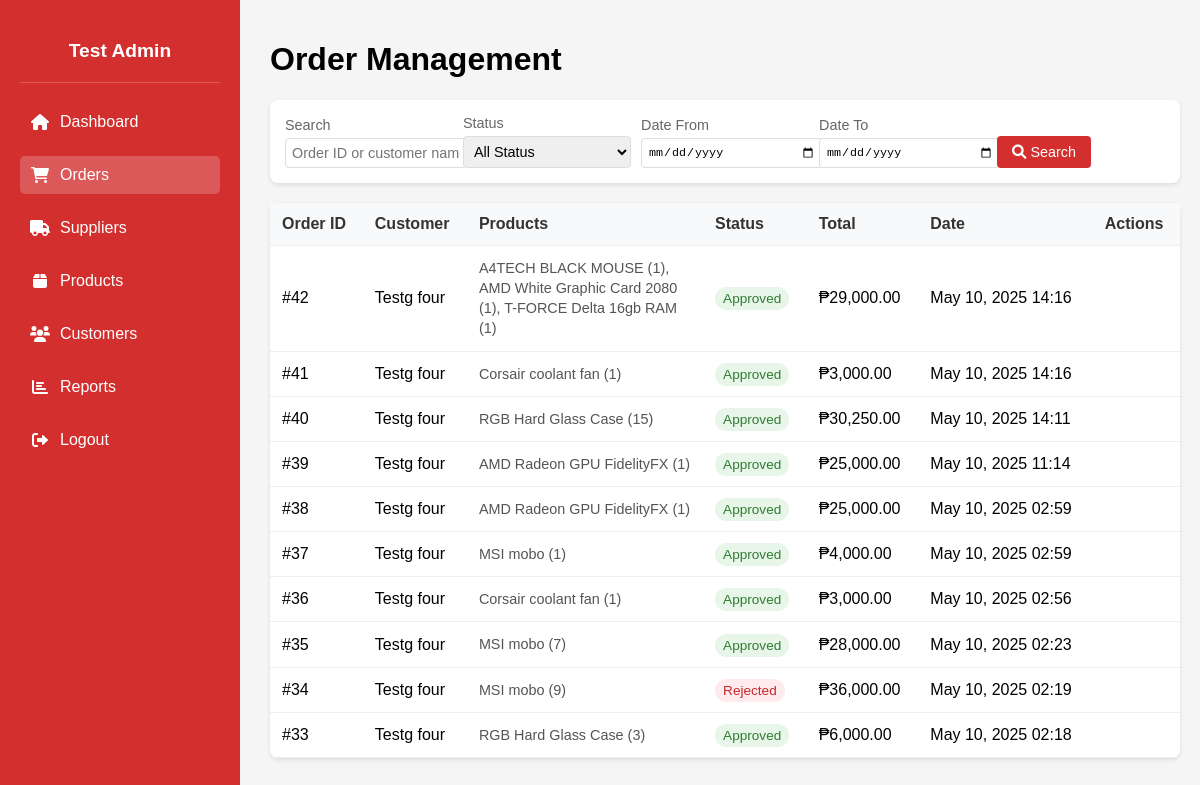
The app's page /Admin_orders.php with its own data.
### tables this page shows
CREATE TABLE `orders` (
  `PK_ORDER_ID` int(11) NOT NULL,
  `FK1_CUSTOMER_ID` int(11) NOT NULL,
  `FK2_PAYMENT_ID` int(11) NOT NULL,
  `FK3_USER_ID` int(11) NOT NULL,
  `TOTAL_PRICE` decimal(10,2) NOT NULL,
  `ORDER_DATE` datetime NOT NULL DEFAULT current_timestamp(),
  `LINE_TOTAL` decimal(10,2) NOT NULL,
  `UPDATE_DATE` datetime DEFAULT NULL,
  `STATUS` enum('Pending','Approved','Rejected') DEFAULT 'Pending'
);

CREATE TABLE `customer` (
  `PK_CUSTOMER_ID` int(11) NOT NULL,
  `L_NAME` varchar(30) NOT NULL,
  `F_NAME` varchar(30) NOT NULL,
  `EMAIL` varchar(255) NOT NULL,
  `PASSWORD_HASH` varchar(255) NOT NULL,
  `CUSTOMER_ADDRESS` varchar(255) NOT NULL,
  `PHONE_NUM` char(15) NOT NULL,
  `CREATED_AT` datetime NOT NULL DEFAULT current_timestamp(),
  `UPDATE_AT` datetime NOT NULL,
  `PROFILE_PIC` varchar(255) DEFAULT 'default.png'
);

### Admin_orders.php (the view, shortened to what this page needs)
<?php
include 'db_connect.php';
$admin_id = $_SESSION['user_id'];
$adminQuery = $conn->prepare("SELECT CONCAT(F_NAME, ' ', L_NAME) as full_name FROM users WHERE PK_USER_ID = ?");
$adminQuery->bind_param("i", $admin_id);
$adminQuery->execute();
$adminResult = $adminQuery->get_result();
$adminName = $adminResult->num_rows > 0 ? $adminResult->fetch_assoc()['full_name'] : 'Test Admin';
$items_per_page = 10;
$page = isset($_GET['page']) ? (int)$_GET['page'] : 1;
$offset = ($page - 1) * $items_per_page;
$search = isset($_GET['search']) ? $_GET['search'] : '';
$status_filter = isset($_GET['status']) ? $_GET['status'] : 'all';
$date_from = isset($_GET['date_from']) ? $_GET['date_from'] : '';
$date_to = isset($_GET['date_to']) ? $_GET['date_to'] : '';
$sql = "SELECT o.PK_ORDER_ID, c.F_NAME, c.L_NAME, o.STATUS, o.TOTAL_PRICE, o.ORDER_DATE,
        GROUP_CONCAT(CONCAT(p.PROD_NAME, ' (', od.QTY, ')') SEPARATOR ', ') as products
        FROM orders o
        JOIN customer c ON o.FK1_CUSTOMER_ID = c.PK_CUSTOMER_ID
        JOIN order_detail od ON o.PK_ORDER_ID = od.FK2_ORDER_ID
        JOIN products p ON od.FK1_PRODUCT_ID = p.PK_PRODUCT_ID
        WHERE 1=1";
$sql .= " GROUP BY o.PK_ORDER_ID, c.F_NAME, c.L_NAME, o.STATUS, o.TOTAL_PRICE, o.ORDER_DATE";
$sql .= " ORDER BY o.ORDER_DATE DESC LIMIT ? OFFSET ?";
$stmt = $conn->prepare($sql);
$types = "";
$params = array();
$types .= "ii";
$params[] = $items_per_page;
$params[] = $offset;
if (!empty($params)) {
    $stmt->bind_param($types, ...$params);
}
$stmt->execute();
$result = $stmt->get_result();
?>
<!DOCTYPE html>
<html lang="en">
<head>
    <link rel="stylesheet" href="https://cdnjs.cloudflare.com/ajax/libs/font-awesome/6.0.0/css/all.min.css">
</head>
<body>
    <div class="sidebar">
        <div class="admin-profile">
            <h3><?= htmlspecialchars($adminName) ?></h3>
        </div>
        <a href="Admin_home.php" ><i class="fas fa-home"></i> Dashboard</a>
        <a href="Admin_orders.php" class="active"><i class="fas fa-shopping-cart"></i> Orders</a>
        <a href="Admin_suppliers.php"><i class="fas fa-truck"></i> Suppliers</a>
        <a href="Admin_product.php"><i class="fas fa-box"></i> Products</a>
        <a href="Admin_customers.php"><i class="fas fa-users"></i> Customers</a>
        <a href="Admin_reports.php"><i class="fas fa-chart-bar"></i> Reports</a>
        <a href="logout.php"><i class="fas fa-sign-out-alt"></i> Logout</a>
    </div>
    <div class="orders-section">
        <h1>Order Management</h1>
        <div class="search-filters">
            <form method="GET" action="">
                <div class="form-group">
                    <label>Search</label>
                    <input type="text" name="search" value="<?php echo htmlspecialchars($search); ?>" placeholder="Order ID or customer name">
                </div>
                <div class="form-group">
                    <label>Status</label>
                    <select name="status">
                        <option value="all" <?php echo $status_filter === 'all' ? 'selected' : ''; ?>>All Status</option>
                    </select>
                </div>
                <div class="form-group">
                    <label>Date From</label>
                    <input type="date" name="date_from" value="<?php echo htmlspecialchars($date_from); ?>">
                </div>
                <div class="form-group">
                    <label>Date To</label>
                    <input type="date" name="date_to" value="<?php echo htmlspecialchars($date_to); ?>">
                </div>
                <div class="form-group">
                    <button type="submit" class="search-btn">
                        <i class="fas fa-search"></i> Search
                    </button>
                </div>
            </form>
        </div>
        <table class="orders-table">
            <thead>
                <tr>
                    <th>Order ID</th>
                    <th>Customer</th>
                    <th>Products</th>
                    <th>Status</th>
                    <th>Total</th>
                    <th>Date</th>
                    <th>Actions</th>
                </tr>
            </thead>
            <tbody>
                <?php while ($row = $result->fetch_assoc()): ?>
                <tr>
                    <td>#<?php echo htmlspecialchars($row['PK_ORDER_ID']); ?></td>
                    <td><?php echo htmlspecialchars($row['F_NAME'] . ' ' . $row['L_NAME']); ?></td>
                    <td class="products-cell"><?php echo htmlspecialchars($row['products']); ?></td>
                    <td>
                        <span class="status-badge status-<?php echo strtolower($row['STATUS']); ?>">
                            <?php echo htmlspecialchars($row['STATUS']); ?>
                        </span>
                    </td>
                    <td>₱<?php echo number_format($row['TOTAL_PRICE'], 2); ?></td>
                    <td><?php echo date('M d, Y H:i', strtotime($row['ORDER_DATE'])); ?></td>
                    <td>
                    </td>
                </tr>
                <?php endwhile; ?>
            </tbody>
        </table>
    </div>
</body>
</html>

### Admin_orders.php (style rules this page uses)
body { margin: 0; font-family: Arial, sans-serif; background-color: #f5f5f5; }
.sidebar { width: 200px; background-color: #d32f2f; height: 100vh; position: fixed; color: white; display: flex; flex-direction: column; padding: 20px; }
.admin-profile { text-align: center; padding: 20px 0; border-bottom: 1px solid rgba(255,255,255,0.2); margin-bottom: 20px; }
.admin-profile h3 { margin: 0; font-size: 1.2em; }
.sidebar a { display: flex; align-items: center; color: white; text-decoration: none; margin-bottom: 15px; padding: 10px; border-radius: 5px; transition: all 0.3s ease; }
.sidebar a i { margin-right: 10px; width: 20px; text-align: center; }
.sidebar a.active { background: rgba(255,255,255,0.2); }
.orders-section { margin-left: 250px; padding: 20px; }
.search-filters { background: white; padding: 15px; border-radius: 8px; margin-bottom: 20px; box-shadow: 0 2px 4px rgba(0,0,0,0.1); }
.search-filters form { display: grid; grid-template-columns: repeat(auto-fit, minmax(150px, 1fr)); gap: 10px; align-items: end; }
.form-group { margin-bottom: 0; }
.form-group label { display: block; margin-bottom: 5px; color: #666; font-size: 0.9em; }
.form-group input, .form-group select { width: 100%; padding: 6px; border: 1px solid #ddd; border-radius: 4px; font-size: 0.9em; }
.search-btn { background: #d32f2f; color: white; border: none; padding: 8px 15px; border-radius: 4px; cursor: pointer; transition: background 0.3s; font-size: 0.9em; }
.orders-table { width: 100%; background: white; border-radius: 8px; box-shadow: 0 2px 4px rgba(0,0,0,0.1); border-collapse: collapse; }
.orders-table th, .orders-table td { padding: 12px; text-align: left; border-bottom: 1px solid #eee; }
.orders-table th { background: #f8f9fa; font-weight: 600; color: #333; }
.status-badge { padding: 4px 8px; border-radius: 12px; font-size: 0.85em; font-weight: 500; }
.status-approved { background: #e8f5e9; color: #2e7d32; }
.status-rejected { background: #ffebee; color: #c62828; }
.products-cell { max-width: 300px; white-space: normal; word-wrap: break-word; line-height: 1.4; font-size: 0.9em; color: #555; }
.orders-table td { vertical-align: middle; }
@media (max-width: 1200px) { .products-cell { max-width: 200px; } }

### records on screen
orders: PK_ORDER_ID "42", FK1_CUSTOMER_ID.L_NAME "Testg four", products "A4TECH BLACK MOUSE (1), AMD White Graphic Card 2080 (1), T-FORCE Delta 16gb RAM (1)", STATUS "Approved", TOTAL_PRICE "29,000.00", ORDER_DATE "May 10, 2025 14:16"
orders: PK_ORDER_ID "41", FK1_CUSTOMER_ID.L_NAME "Testg four", products "Corsair coolant fan (1)", STATUS "Approved", TOTAL_PRICE "3,000.00", ORDER_DATE "May 10, 2025 14:16"
orders: PK_ORDER_ID "40", FK1_CUSTOMER_ID.L_NAME "Testg four", products "RGB Hard Glass Case (15)", STATUS "Approved", TOTAL_PRICE "30,250.00", ORDER_DATE "May 10, 2025 14:11"
orders: PK_ORDER_ID "39", FK1_CUSTOMER_ID.L_NAME "Testg four", products "AMD Radeon GPU FidelityFX (1)", STATUS "Approved", TOTAL_PRICE "25,000.00", ORDER_DATE "May 10, 2025 11:14"
orders: PK_ORDER_ID "38", FK1_CUSTOMER_ID.L_NAME "Testg four", products "AMD Radeon GPU FidelityFX (1)", STATUS "Approved", TOTAL_PRICE "25,000.00", ORDER_DATE "May 10, 2025 02:59"
orders: PK_ORDER_ID "37", FK1_CUSTOMER_ID.L_NAME "Testg four", products "MSI mobo (1)", STATUS "Approved", TOTAL_PRICE "4,000.00", ORDER_DATE "May 10, 2025 02:59"
orders: PK_ORDER_ID "36", FK1_CUSTOMER_ID.L_NAME "Testg four", products "Corsair coolant fan (1)", STATUS "Approved", TOTAL_PRICE "3,000.00", ORDER_DATE "May 10, 2025 02:56"
orders: PK_ORDER_ID "35", FK1_CUSTOMER_ID.L_NAME "Testg four", products "MSI mobo (7)", STATUS "Approved", TOTAL_PRICE "28,000.00", ORDER_DATE "May 10, 2025 02:23"
orders: PK_ORDER_ID "34", FK1_CUSTOMER_ID.L_NAME "Testg four", products "MSI mobo (9)", STATUS "Rejected", TOTAL_PRICE "36,000.00", ORDER_DATE "May 10, 2025 02:19"
orders: PK_ORDER_ID "33", FK1_CUSTOMER_ID.L_NAME "Testg four", products "RGB Hard Glass Case (3)", STATUS "Approved", TOTAL_PRICE "6,000.00", ORDER_DATE "May 10, 2025 02:18"

### other values on screen
$adminName "Test Admin"
